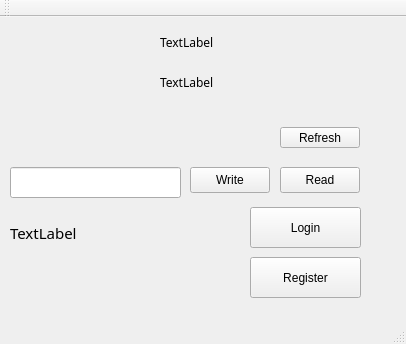
<?xml version="1.0" encoding="UTF-8"?>
<ui version="4.0">
 <class>MainWindow</class>
 <widget class="QMainWindow" name="MainWindow">
  <property name="geometry">
   <rect>
    <x>0</x>
    <y>0</y>
    <width>406</width>
    <height>344</height>
   </rect>
  </property>
  <property name="windowTitle">
   <string>MainWindow</string>
  </property>
  <widget class="QWidget" name="centralWidget">
   <widget class="QLabel" name="statusLabel">
    <property name="geometry">
     <rect>
      <x>20</x>
      <y>10</y>
      <width>131</width>
      <height>121</height>
     </rect>
    </property>
    <property name="autoFillBackground">
     <bool>true</bool>
    </property>
    <property name="text">
     <string/>
    </property>
   </widget>
   <widget class="QPushButton" name="refreshButton">
    <property name="geometry">
     <rect>
      <x>280</x>
      <y>110</y>
      <width>80</width>
      <height>21</height>
     </rect>
    </property>
    <property name="text">
     <string>Refresh</string>
    </property>
   </widget>
   <widget class="QLabel" name="sentValue">
    <property name="geometry">
     <rect>
      <x>160</x>
      <y>10</y>
      <width>231</width>
      <height>31</height>
     </rect>
    </property>
    <property name="font">
     <font>
      <family>Source Code Pro</family>
     </font>
    </property>
    <property name="text">
     <string>TextLabel</string>
    </property>
   </widget>
   <widget class="QLabel" name="response">
    <property name="geometry">
     <rect>
      <x>160</x>
      <y>50</y>
      <width>231</width>
      <height>31</height>
     </rect>
    </property>
    <property name="font">
     <font>
      <family>Source Code Pro</family>
     </font>
    </property>
    <property name="text">
     <string>TextLabel</string>
    </property>
   </widget>
   <widget class="QPushButton" name="writeButton">
    <property name="geometry">
     <rect>
      <x>190</x>
      <y>150</y>
      <width>80</width>
      <height>26</height>
     </rect>
    </property>
    <property name="text">
     <string>Write</string>
    </property>
   </widget>
   <widget class="QPushButton" name="readButton">
    <property name="geometry">
     <rect>
      <x>280</x>
      <y>150</y>
      <width>80</width>
      <height>26</height>
     </rect>
    </property>
    <property name="text">
     <string>Read</string>
    </property>
   </widget>
   <widget class="QLineEdit" name="writeBox">
    <property name="geometry">
     <rect>
      <x>10</x>
      <y>150</y>
      <width>171</width>
      <height>31</height>
     </rect>
    </property>
   </widget>
   <widget class="QLabel" name="browserExtensionLabel">
    <property name="geometry">
     <rect>
      <x>10</x>
      <y>200</y>
      <width>311</width>
      <height>31</height>
     </rect>
    </property>
    <property name="font">
     <font>
      <family>Source Code Pro</family>
      <pointsize>11</pointsize>
     </font>
    </property>
    <property name="text">
     <string>TextLabel</string>
    </property>
   </widget>
   <widget class="QPushButton" name="pushButton">
    <property name="geometry">
     <rect>
      <x>250</x>
      <y>190</y>
      <width>111</width>
      <height>41</height>
     </rect>
    </property>
    <property name="text">
     <string>Login</string>
    </property>
   </widget>
   <widget class="QPushButton" name="pushButton_2">
    <property name="geometry">
     <rect>
      <x>250</x>
      <y>240</y>
      <width>111</width>
      <height>41</height>
     </rect>
    </property>
    <property name="text">
     <string>Register</string>
    </property>
   </widget>
  </widget>
  <widget class="QMenuBar" name="menuBar">
   <property name="geometry">
    <rect>
     <x>0</x>
     <y>0</y>
     <width>406</width>
     <height>20</height>
    </rect>
   </property>
  </widget>
  <widget class="QToolBar" name="mainToolBar">
   <attribute name="toolBarArea">
    <enum>TopToolBarArea</enum>
   </attribute>
   <attribute name="toolBarBreak">
    <bool>false</bool>
   </attribute>
  </widget>
  <widget class="QStatusBar" name="statusBar"/>
 </widget>
 <layoutdefault spacing="6" margin="11"/>
 <resources/>
 <connections/>
</ui>
